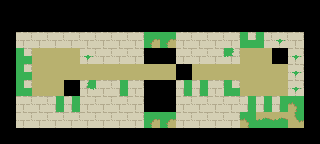

Rendered tile map (Tiled .tmx) drawn with the repository's tilesets; below, a short description and the full map source, tile grids included:
An orthogonal 20x9 tile map with 16x16 px tiles, 1 tile layer (Calque de Tile 1).

<map version="1.0" orientation="orthogonal" width="20" height="9" tilewidth="16" tileheight="16">
 <tileset firstgid="1" name="tileset-garden0" tilewidth="16" tileheight="16">
  <image source="../Pictures/tileset-garden0.png" trans="ff00ff" width="144" height="144" />
 </tileset>
 <layer name="Calque de Tile 1" width="20" height="9">
  <data>
   <tile gid="58" />
   <tile gid="47" />
   <tile gid="47" />
   <tile gid="47" />
   <tile gid="47" />
   <tile gid="47" />
   <tile gid="47" />
   <tile gid="47" />
   <tile gid="47" />
   <tile gid="76" />
   <tile gid="77" />
   <tile gid="47" />
   <tile gid="47" />
   <tile gid="47" />
   <tile gid="47" />
   <tile gid="47" />
   <tile gid="47" />
   <tile gid="47" />
   <tile gid="47" />
   <tile gid="53" />
   <tile gid="63" />
   <tile gid="46" />
   <tile gid="46" />
   <tile gid="46" />
   <tile gid="46" />
   <tile gid="46" />
   <tile gid="46" />
   <tile gid="46" />
   <tile gid="46" />
   <tile gid="78" />
   <tile gid="79" />
   <tile gid="46" />
   <tile gid="46" />
   <tile gid="46" />
   <tile gid="46" />
   <tile gid="46" />
   <tile gid="46" />
   <tile gid="46" />
   <tile gid="46" />
   <tile gid="63" />
   <tile gid="63" />
   <tile gid="1" />
   <tile gid="1" />
   <tile gid="1" />
   <tile gid="1" />
   <tile gid="1" />
   <tile gid="1" />
   <tile gid="1" />
   <tile gid="1" />
   <tile gid="5" />
   <tile gid="5" />
   <tile gid="1" />
   <tile gid="1" />
   <tile gid="1" />
   <tile gid="1" />
   <tile gid="40" />
   <tile gid="37" />
   <tile gid="43" />
   <tile gid="1" />
   <tile gid="63" />
   <tile gid="63" />
   <tile gid="40" />
   <tile gid="3" />
   <tile gid="3" />
   <tile gid="3" />
   <tile gid="43" />
   <tile gid="1" />
   <tile gid="1" />
   <tile gid="1" />
   <tile gid="65" />
   <tile gid="65" />
   <tile gid="1" />
   <tile gid="1" />
   <tile gid="1" />
   <tile gid="33" />
   <tile gid="3" />
   <tile gid="3" />
   <tile gid="45" />
   <tile gid="43" />
   <tile gid="63" />
   <tile gid="63" />
   <tile gid="40" />
   <tile gid="3" />
   <tile gid="3" />
   <tile gid="3" />
   <tile gid="3" />
   <tile gid="3" />
   <tile gid="3" />
   <tile gid="3" />
   <tile gid="3" />
   <tile gid="3" />
   <tile gid="45" />
   <tile gid="3" />
   <tile gid="3" />
   <tile gid="3" />
   <tile gid="3" />
   <tile gid="3" />
   <tile gid="3" />
   <tile gid="43" />
   <tile gid="63" />
   <tile gid="63" />
   <tile gid="40" />
   <tile gid="3" />
   <tile gid="3" />
   <tile gid="45" />
   <tile gid="32" />
   <tile gid="1" />
   <tile gid="36" />
   <tile gid="1" />
   <tile gid="76" />
   <tile gid="77" />
   <tile gid="36" />
   <tile gid="36" />
   <tile gid="1" />
   <tile gid="40" />
   <tile gid="3" />
   <tile gid="3" />
   <tile gid="3" />
   <tile gid="43" />
   <tile gid="63" />
   <tile gid="63" />
   <tile gid="1" />
   <tile gid="1" />
   <tile gid="36" />
   <tile gid="36" />
   <tile gid="1" />
   <tile gid="1" />
   <tile gid="1" />
   <tile gid="1" />
   <tile gid="78" />
   <tile gid="79" />
   <tile gid="1" />
   <tile gid="1" />
   <tile gid="1" />
   <tile gid="1" />
   <tile gid="36" />
   <tile gid="36" />
   <tile gid="36" />
   <tile gid="7" />
   <tile gid="63" />
   <tile gid="63" />
   <tile gid="1" />
   <tile gid="1" />
   <tile gid="1" />
   <tile gid="1" />
   <tile gid="1" />
   <tile gid="1" />
   <tile gid="1" />
   <tile gid="1" />
   <tile gid="5" />
   <tile gid="5" />
   <tile gid="1" />
   <tile gid="1" />
   <tile gid="1" />
   <tile gid="1" />
   <tile gid="7" />
   <tile gid="15" />
   <tile gid="15" />
   <tile gid="25" />
   <tile gid="63" />
   <tile gid="57" />
   <tile gid="47" />
   <tile gid="47" />
   <tile gid="47" />
   <tile gid="47" />
   <tile gid="47" />
   <tile gid="47" />
   <tile gid="47" />
   <tile gid="47" />
   <tile gid="47" />
   <tile gid="47" />
   <tile gid="47" />
   <tile gid="47" />
   <tile gid="47" />
   <tile gid="47" />
   <tile gid="47" />
   <tile gid="47" />
   <tile gid="47" />
   <tile gid="47" />
   <tile gid="52" />
  </data>
 </layer>
 <solid name="Calque 2" width="20" height="9">
  <data>
   <tile gid="81" />
   <tile gid="81" />
   <tile gid="81" />
   <tile gid="81" />
   <tile gid="81" />
   <tile gid="81" />
   <tile gid="81" />
   <tile gid="81" />
   <tile gid="81" />
   <tile gid="81" />
   <tile gid="81" />
   <tile gid="81" />
   <tile gid="81" />
   <tile gid="81" />
   <tile gid="81" />
   <tile gid="81" />
   <tile gid="81" />
   <tile gid="81" />
   <tile gid="81" />
   <tile gid="81" />
   <tile gid="81" />
   <tile gid="81" />
   <tile gid="81" />
   <tile gid="81" />
   <tile gid="81" />
   <tile gid="81" />
   <tile gid="81" />
   <tile gid="81" />
   <tile gid="81" />
   <tile gid="81" />
   <tile gid="81" />
   <tile gid="81" />
   <tile gid="81" />
   <tile gid="81" />
   <tile gid="81" />
   <tile gid="81" />
   <tile gid="81" />
   <tile gid="81" />
   <tile gid="81" />
   <tile gid="81" />
   <tile gid="81" />
   <tile gid="0" />
   <tile gid="0" />
   <tile gid="0" />
   <tile gid="0" />
   <tile gid="0" />
   <tile gid="0" />
   <tile gid="0" />
   <tile gid="0" />
   <tile gid="81" />
   <tile gid="81" />
   <tile gid="0" />
   <tile gid="0" />
   <tile gid="0" />
   <tile gid="0" />
   <tile gid="0" />
   <tile gid="0" />
   <tile gid="0" />
   <tile gid="0" />
   <tile gid="81" />
   <tile gid="81" />
   <tile gid="0" />
   <tile gid="0" />
   <tile gid="0" />
   <tile gid="0" />
   <tile gid="0" />
   <tile gid="0" />
   <tile gid="0" />
   <tile gid="0" />
   <tile gid="81" />
   <tile gid="81" />
   <tile gid="0" />
   <tile gid="0" />
   <tile gid="0" />
   <tile gid="0" />
   <tile gid="0" />
   <tile gid="0" />
   <tile gid="0" />
   <tile gid="0" />
   <tile gid="81" />
   <tile gid="81" />
   <tile gid="0" />
   <tile gid="0" />
   <tile gid="0" />
   <tile gid="0" />
   <tile gid="0" />
   <tile gid="0" />
   <tile gid="0" />
   <tile gid="0" />
   <tile gid="0" />
   <tile gid="0" />
   <tile gid="0" />
   <tile gid="0" />
   <tile gid="0" />
   <tile gid="0" />
   <tile gid="0" />
   <tile gid="0" />
   <tile gid="0" />
   <tile gid="0" />
   <tile gid="81" />
   <tile gid="81" />
   <tile gid="0" />
   <tile gid="0" />
   <tile gid="0" />
   <tile gid="0" />
   <tile gid="0" />
   <tile gid="0" />
   <tile gid="0" />
   <tile gid="0" />
   <tile gid="81" />
   <tile gid="81" />
   <tile gid="0" />
   <tile gid="0" />
   <tile gid="0" />
   <tile gid="0" />
   <tile gid="0" />
   <tile gid="0" />
   <tile gid="0" />
   <tile gid="0" />
   <tile gid="81" />
   <tile gid="81" />
   <tile gid="0" />
   <tile gid="0" />
   <tile gid="0" />
   <tile gid="0" />
   <tile gid="0" />
   <tile gid="0" />
   <tile gid="0" />
   <tile gid="0" />
   <tile gid="81" />
   <tile gid="81" />
   <tile gid="0" />
   <tile gid="0" />
   <tile gid="0" />
   <tile gid="0" />
   <tile gid="0" />
   <tile gid="0" />
   <tile gid="0" />
   <tile gid="0" />
   <tile gid="81" />
   <tile gid="81" />
   <tile gid="0" />
   <tile gid="0" />
   <tile gid="0" />
   <tile gid="0" />
   <tile gid="0" />
   <tile gid="0" />
   <tile gid="0" />
   <tile gid="0" />
   <tile gid="81" />
   <tile gid="81" />
   <tile gid="0" />
   <tile gid="0" />
   <tile gid="0" />
   <tile gid="0" />
   <tile gid="0" />
   <tile gid="0" />
   <tile gid="0" />
   <tile gid="0" />
   <tile gid="81" />
   <tile gid="81" />
   <tile gid="81" />
   <tile gid="81" />
   <tile gid="81" />
   <tile gid="81" />
   <tile gid="81" />
   <tile gid="81" />
   <tile gid="81" />
   <tile gid="81" />
   <tile gid="81" />
   <tile gid="81" />
   <tile gid="81" />
   <tile gid="81" />
   <tile gid="81" />
   <tile gid="81" />
   <tile gid="81" />
   <tile gid="81" />
   <tile gid="81" />
   <tile gid="81" />
   <tile gid="81" />
  </data>
 </solid>
</map>